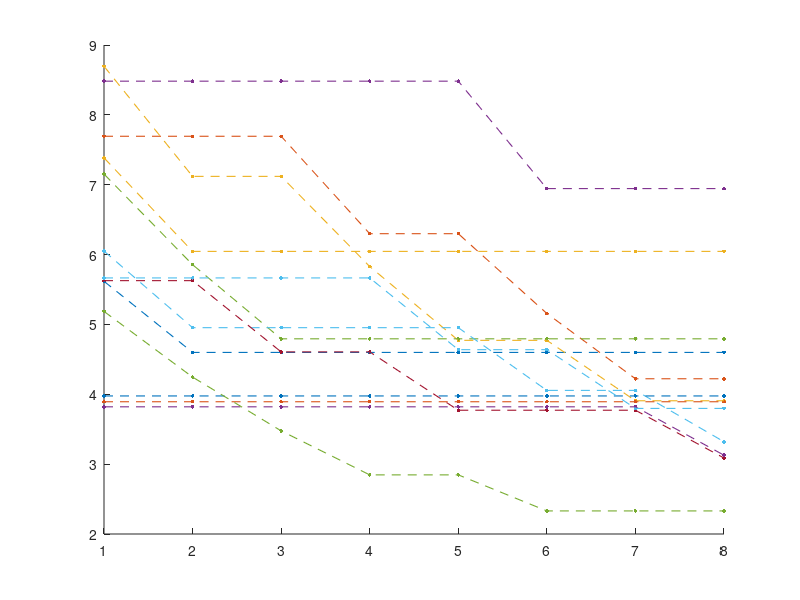

Recreate this plot in MATLAB. (Note: this script raises an error after producing the figure.)
% =========================================================================
% Figure 1d: Learning Curve over Learning Days
% ==========================================

% Load learning performance data (Dimensions: Subjects x Learning Days)
load('Fig_1d.mat', 'Learning_Performance');

% --- 1. Parameter Setup ---
training_day = 1:8;
n_subj = size(Learning_Performance, 1); % Number of subjects
SE1 = std(Learning_Performance, 0, 1) / sqrt(n_subj); % Standard error of the mean (SEM)
mean_color = [0.00, 0.45, 0.74]; % Default blue for group mean

% Initialize figure
figure('Name', 'Figure 1d', 'Position', [100, 100, 350, 420], 'Color', 'w');
hold on;

% --- 2. Plot Individual Subject Data ---
% Plot individual scatter points
for subj = 1:n_subj
    scatter(training_day, Learning_Performance(subj,:), 7, 'filled');
end

% Reset color order index to ensure dashed lines match the scatter point colors
set(gca, 'ColorOrderIndex', 1);

% Plot individual learning trajectories
for subj = 1:n_subj
    plot(training_day, Learning_Performance(subj,:), '--', 'LineWidth', 0.8);
end

% --- 3. Plot Group Mean Trend ---
% Calculate group mean performance across training days
mean_Learning_Performance = mean(Learning_Performance, 1);

% Plot the group mean scatter points and linear fit using custom function
Plot_scatter_with_correlation(training_day', mean_Learning_Performance', mean_color);

% --- 4. Figure Formatting ---
xlim([0.1 8.9]);
ylim([0 10]);
xticks(1:8);
xlabel('Training day', 'Fontsize', 18);
ylabel('\Delta\theta (°)', 'Fontsize', 18); 

set(gca, 'tickdir', 'out', 'box', 'off', 'LineWidth', 1.5, ...
    'FontName', 'Arial', 'Fontsize', 16);

% --- 5. Statistical Analysis ---
% Calculate and output Spearman correlation for group mean trend
[r, p] = corr(training_day', mean_Learning_Performance', 'Type', 'Spearman');
fprintf('\n=== Figure 1d Statistics ===\n');
fprintf('Spearman correlation (Days vs Mean Learning Performance):\n');
fprintf('r = %.3f, p-value = %.4f\n', r, p);

hold off;


% =========================================================================
% Custom Function: Plot_scatter_with_correlation
% =========================================================================
function [r, p] = Plot_scatter_with_correlation(X, Y, Color)
    % PLOT_SCATTER_WITH_CORRELATION Plots a scatter plot with a linear trendline.
    %
    % Inputs:
    %   X     - Independent variable (column vector)
    %   Y     - Dependent variable (column vector)
    %   Color - RGB triplet for the marker and line color
    %
    % Outputs:
    %   r     - Pearson correlation coefficient
    %   p     - p-value of the correlation
    
    % Perform first-degree linear regression (y = ax + b)
    fitresult = polyfit(X, Y, 1);
    a = fitresult(1); % Slope
    b = fitresult(2); % Intercept
    
    % Generate X range for the trendline (extending slightly beyond data limits)
    x_range = (min(X) - 0.25) : 0.1 : (max(X) + 0.25);
    y_fit = a * x_range + b;
    
    % Plot the fitted linear trendline
    plot(x_range, y_fit, 'Color', Color, 'LineWidth', 4);
    
    % Plot the mean scatter points on top of the trendline 
    % (White edge color is applied for visual separation)
    scatter(X, Y, 80, 'filled', 'MarkerFaceColor', Color, ...
        'MarkerEdgeColor', 'w', 'LineWidth', 1.5);
    
    % Calculate Pearson correlation for the provided data
    [r, p] = corr(X, Y);
end
